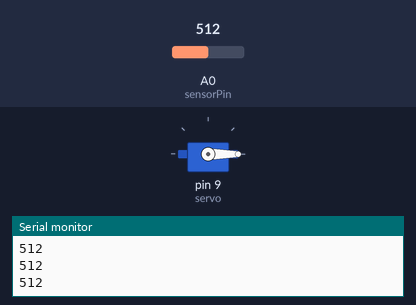
Simulated run of this sketch. Board: Arduino Uno, built with avr-gcc and run on an emulated ATmega328P. On the bench: servo, the last lines printed to the serial monitor. The inputs (shaded band) are chosen by the test bench; at power-on: A0 (sensorPin) = 512.

Above: at 1.2 s.
1.3 s: A0 (sensorPin) set to 43
2.8 s: A0 (sensorPin) set to 36
At 4.0 s:
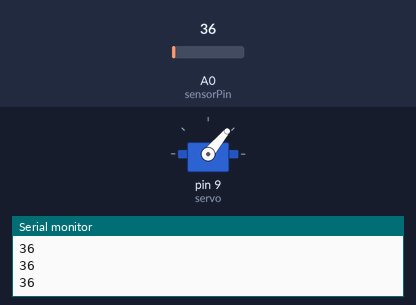
4.3 s: A0 (sensorPin) set to 122
At 5.7 s:
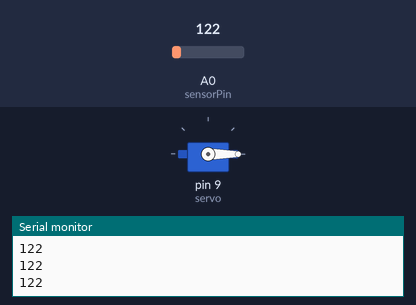
6.0 s: A0 (sensorPin) set to 30
At 6.6 s:
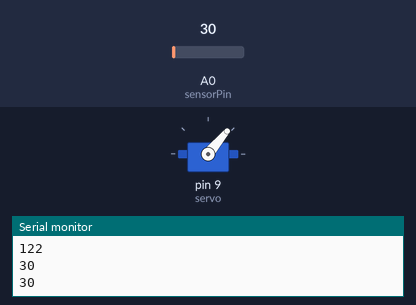
Timing chart, 0 to 8.5 s (numbered marks = the images above; inputs shaded):
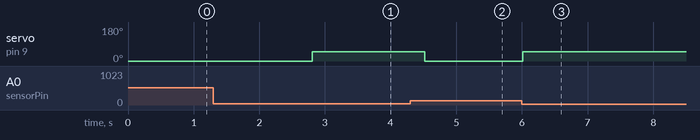

Measured:
- the behaviour switches between 40 and 39 on A0 (sensorPin) (found by bisection; images 0 and 1)
- after the input at 2.8 s, servo on pin 9 (servo): 0° → 50° at once
- after the input at 4.3 s, servo on pin 9 (servo): 50° → 0° after 0.22 s
- after the input at 6.0 s, servo on pin 9 (servo): 0° → 50° at once

The sketch:

Extra01_T-Rex_Jump.ino
```cpp
#include <Servo.h>
Servo servo;
int sensorPin = A0;
int sensorValue = 0;
int val;
void setup() {
  servo.attach(9);
  Serial.begin(9600);
  servo.write(30);
}
void loop() {
  sensorValue = (analogRead(sensorPin));
  if (sensorValue < 40) {
    val = 50;
    servo.write(val);
    delay(285);
  }
  else {
    val =  0;
    servo.write(val);
    delay(10);
  }
  Serial.println(sensorValue);
} 
```
